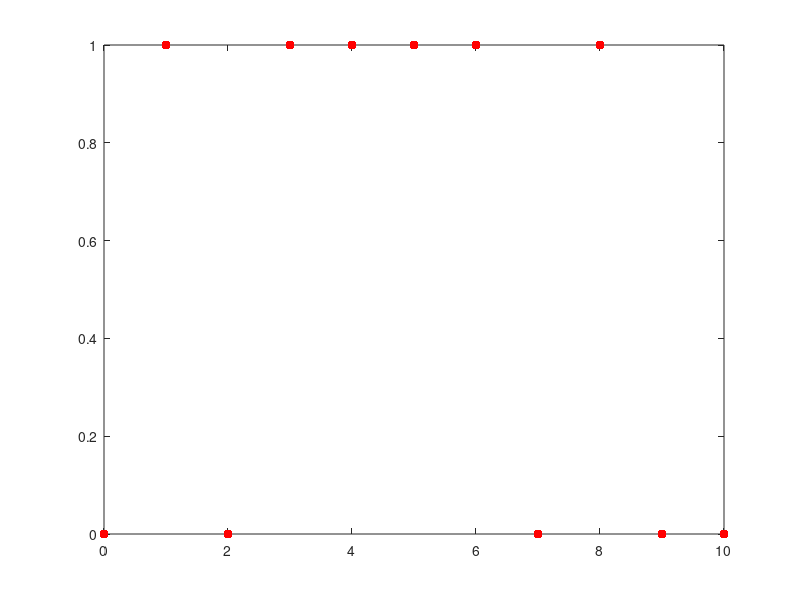

Reproduce this figure in MATLAB.
clc
clear all
%type you code instead of 0,1,0,1,1,1,1,0,1,0,0. Between each 0 and 1 type
%coma (,).
bitstream=[0,1,0,1,1,1,1,0,1,0,0];
%DO NOT EDIT
length(bitstream)
t=0:(length(bitstream)-1);
figure;
plot(t,bitstream,'r.','MarkerSize',20);